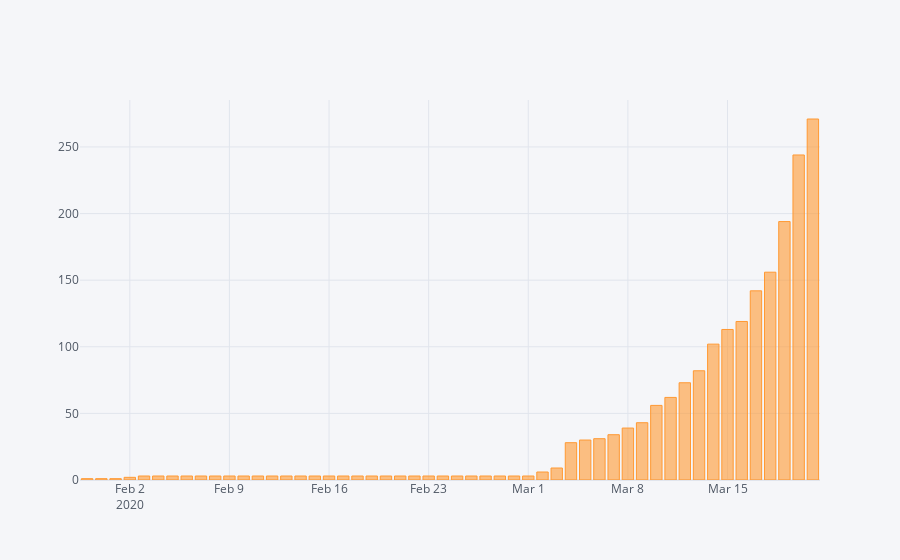

Source (notebook cell):
### Code cell
dbd_India.iplot(kind='bar',x='Date',y='Total Cases')

### Figure 1 — Plotly figure (JSON) as saved in the notebook; plotly's stock layout.template omitted (floating-point values rounded to 4 significant figures)
{"data": [{"marker": {"color": "rgba(255, 153, 51, 0.6)", "line": {"color": "rgba(255, 153, 51, 1.0)", "width": 1}}, "name": "Total Cases", "orientation": "v", "text": "", "type": "bar", "x": ["2020-01-30", "2020-01-31", "2020-02-01", "2020-02-02", "2020-02-03", "2020-02-04", "2020-02-05", "2020-02-06", "2020-02-07", "2020-02-08", "2020-02-09", "2020-02-10", "2020-02-11", "2020-02-12", "2020-02-13", "2020-02-14", "2020-02-15", "2020-02-16", "2020-02-17", "2020-02-18", "2020-02-19", "2020-02-20", "2020-02-21", "2020-02-22", "2020-02-23", "2020-02-24", "2020-02-25", "2020-02-26", "2020-02-27", "2020-02-28", "2020-02-29", "2020-03-01", "2020-03-02", "2020-03-03", "2020-03-04", "2020-03-05", "2020-03-06", "2020-03-07", "2020-03-08", "2020-03-09", "2020-03-10", "2020-03-11", "2020-03-12", "2020-03-13", "2020-03-14", "2020-03-15", "2020-03-16", "2020-03-17", "2020-03-18", "2020-03-19", "2020-03-20", "2020-03-21"], "y": [1, 1, 1, 2, 3, 3, 3, 3, 3, 3, 3, 3, 3, 3, 3, 3, 3, 3, 3, 3, 3, 3, 3, 3, 3, 3, 3, 3, 3, 3, 3, 3, 6, 9, 28, 30, 31, 34, 39, 43, 56, 62, 73, 82, 102, 113, 119, 142, 156, 194, 244, 271]}], "layout": {"legend": {"bgcolor": "#F5F6F9", "font": {"color": "#4D5663"}}, "paper_bgcolor": "#F5F6F9", "plot_bgcolor": "#F5F6F9", "title": {"font": {"color": "#4D5663"}}, "xaxis": {"gridcolor": "#E1E5ED", "showgrid": true, "tickfont": {"color": "#4D5663"}, "title": {"font": {"color": "#4D5663"}, "text": ""}, "zerolinecolor": "#E1E5ED"}, "yaxis": {"gridcolor": "#E1E5ED", "showgrid": true, "tickfont": {"color": "#4D5663"}, "title": {"font": {"color": "#4D5663"}, "text": ""}, "zerolinecolor": "#E1E5ED"}}}
